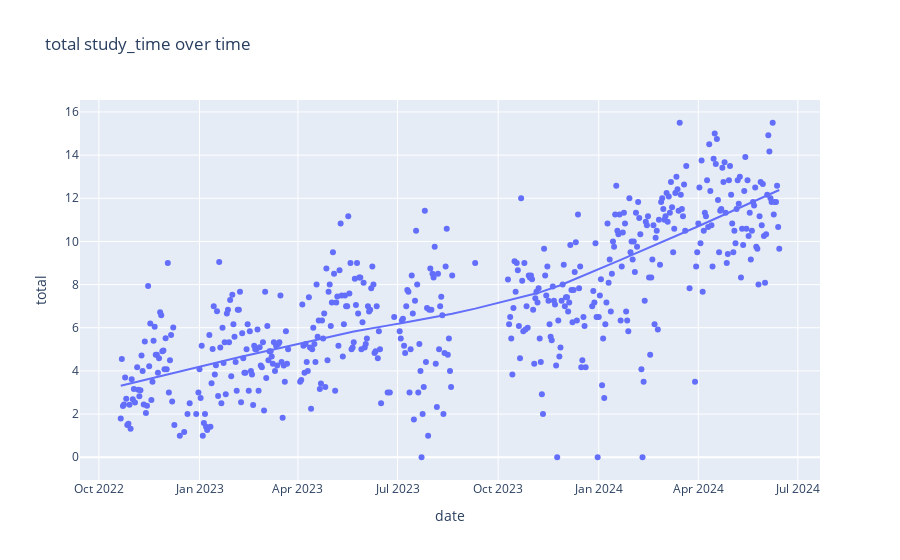

The notebook cell this image was saved under:
### Code cell
px.scatter(clean_study, x='date',y='total', title='total study_time over time',trendline='lowess')

### Figure 1 — Plotly figure (JSON) as saved in the notebook; plotly's stock layout.template omitted (floating-point values rounded to 4 significant figures; data arrays with more than 128 entries replaced by an {"elided": "..."} marker saying what was removed)
{"data": [{"hovertemplate": "date=%{x}<br>total=%{y}<extra></extra>", "legendgroup": "", "marker": {"color": "#636efa", "symbol": "circle"}, "mode": "markers", "name": "", "orientation": "v", "showlegend": false, "type": "scatter", "x": {"elided": "502 str values"}, "xaxis": "x", "y": {"elided": "502 float values"}, "yaxis": "y"}, {"hovertemplate": "<b>LOWESS trendline</b><br><br>date=%{x}<br>total=%{y} <b>(trend)</b><extra></extra>", "legendgroup": "", "marker": {"color": "#636efa", "symbol": "circle"}, "mode": "lines", "name": "", "showlegend": false, "type": "scatter", "x": {"elided": "502 str values"}, "xaxis": "x", "y": {"elided": "502 float values"}, "yaxis": "y"}], "layout": {"legend": {"tracegroupgap": 0}, "title": {"text": "total study_time over time"}, "xaxis": {"anchor": "y", "domain": [0, 1], "title": {"text": "date"}}, "yaxis": {"anchor": "x", "domain": [0, 1], "title": {"text": "total"}}}}
